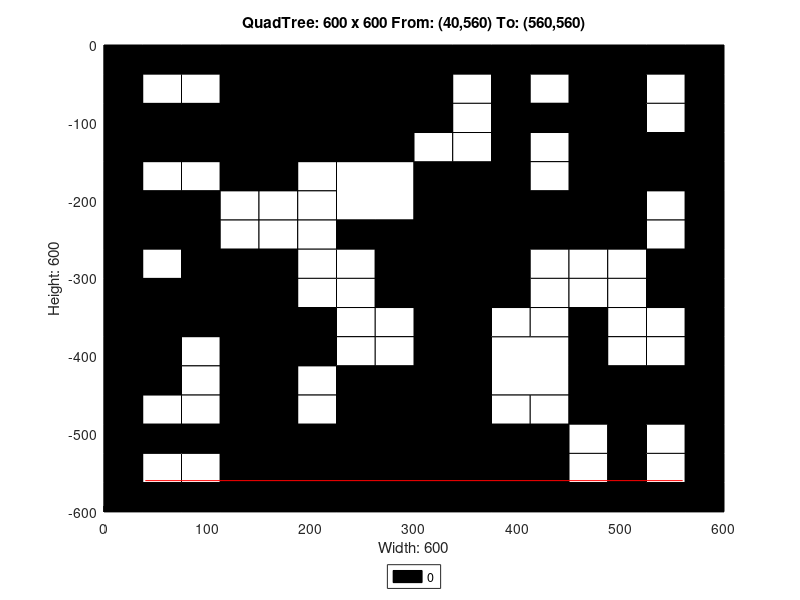

This figure's MATLAB source:
axis([0 600 -600 0]);
title('QuadTree: 600 x 600 From: (40,560) To: (560,560)');
xlabel('Width: 600');
ylabel('Height: 600');
rectangle('Position',[150 -150 150 150], 'FaceColor',[0 0 0]);
rectangle('Position',[0 -150 75 75], 'FaceColor',[0 0 0]);
rectangle('Position',[75 -150 75 75], 'FaceColor',[0 0 0]);
rectangle('Position',[225 -225 75 75], 'FaceColor',[1 1 1]);
rectangle('Position',[450 -75 75 75], 'FaceColor',[0 0 0]);
rectangle('Position',[450 -150 75 75], 'FaceColor',[0 0 0]);
rectangle('Position',[300 -225 75 75], 'FaceColor',[0 0 0]);
rectangle('Position',[300 -300 75 75], 'FaceColor',[0 0 0]);
rectangle('Position',[450 -225 75 75], 'FaceColor',[0 0 0]);
rectangle('Position',[0 -375 75 75], 'FaceColor',[0 0 0]);
rectangle('Position',[75 -375 75 75], 'FaceColor',[0 0 0]);
rectangle('Position',[0 -450 75 75], 'FaceColor',[0 0 0]);
rectangle('Position',[225 -525 75 75], 'FaceColor',[0 0 0]);
rectangle('Position',[150 -600 75 75], 'FaceColor',[0 0 0]);
rectangle('Position',[225 -600 75 75], 'FaceColor',[0 0 0]);
rectangle('Position',[300 -375 75 75], 'FaceColor',[0 0 0]);
rectangle('Position',[300 -450 75 75], 'FaceColor',[0 0 0]);
rectangle('Position',[375 -450 75 75], 'FaceColor',[1 1 1]);
rectangle('Position',[300 -525 75 75], 'FaceColor',[0 0 0]);
rectangle('Position',[300 -600 75 75], 'FaceColor',[0 0 0]);
rectangle('Position',[375 -600 75 75], 'FaceColor',[0 0 0]);
rectangle('Position',[0 -37.5 37.5 37.5], 'FaceColor',[0 0 0]);
rectangle('Position',[37.5 -37.5 37.5 37.5], 'FaceColor',[0 0 0]);
rectangle('Position',[0 -75 37.5 37.5], 'FaceColor',[0 0 0]);
rectangle('Position',[37.5 -75 37.5 37.5], 'FaceColor',[1 1 1]);
rectangle('Position',[75 -37.5 37.5 37.5], 'FaceColor',[0 0 0]);
rectangle('Position',[112.5 -37.5 37.5 37.5], 'FaceColor',[0 0 0]);
rectangle('Position',[75 -75 37.5 37.5], 'FaceColor',[1 1 1]);
rectangle('Position',[112.5 -75 37.5 37.5], 'FaceColor',[0 0 0]);
rectangle('Position',[0 -187.5 37.5 37.5], 'FaceColor',[0 0 0]);
rectangle('Position',[37.5 -187.5 37.5 37.5], 'FaceColor',[1 1 1]);
rectangle('Position',[0 -225 37.5 37.5], 'FaceColor',[0 0 0]);
rectangle('Position',[37.5 -225 37.5 37.5], 'FaceColor',[0 0 0]);
rectangle('Position',[75 -187.5 37.5 37.5], 'FaceColor',[1 1 1]);
rectangle('Position',[112.5 -187.5 37.5 37.5], 'FaceColor',[0 0 0]);
rectangle('Position',[75 -225 37.5 37.5], 'FaceColor',[0 0 0]);
rectangle('Position',[112.5 -225 37.5 37.5], 'FaceColor',[1 1 1]);
rectangle('Position',[0 -262.5 37.5 37.5], 'FaceColor',[0 0 0]);
rectangle('Position',[37.5 -262.5 37.5 37.5], 'FaceColor',[0 0 0]);
rectangle('Position',[0 -300 37.5 37.5], 'FaceColor',[0 0 0]);
rectangle('Position',[37.5 -300 37.5 37.5], 'FaceColor',[1 1 1]);
rectangle('Position',[75 -262.5 37.5 37.5], 'FaceColor',[0 0 0]);
rectangle('Position',[112.5 -262.5 37.5 37.5], 'FaceColor',[1 1 1]);
rectangle('Position',[75 -300 37.5 37.5], 'FaceColor',[0 0 0]);
rectangle('Position',[112.5 -300 37.5 37.5], 'FaceColor',[0 0 0]);
rectangle('Position',[150 -187.5 37.5 37.5], 'FaceColor',[0 0 0]);
rectangle('Position',[187.5 -187.5 37.5 37.5], 'FaceColor',[1 1 1]);
rectangle('Position',[150 -225 37.5 37.5], 'FaceColor',[1 1 1]);
rectangle('Position',[187.5 -225 37.5 37.5], 'FaceColor',[1 1 1]);
rectangle('Position',[150 -262.5 37.5 37.5], 'FaceColor',[1 1 1]);
rectangle('Position',[187.5 -262.5 37.5 37.5], 'FaceColor',[1 1 1]);
rectangle('Position',[150 -300 37.5 37.5], 'FaceColor',[0 0 0]);
rectangle('Position',[187.5 -300 37.5 37.5], 'FaceColor',[1 1 1]);
rectangle('Position',[225 -262.5 37.5 37.5], 'FaceColor',[0 0 0]);
rectangle('Position',[262.5 -262.5 37.5 37.5], 'FaceColor',[0 0 0]);
rectangle('Position',[225 -300 37.5 37.5], 'FaceColor',[1 1 1]);
rectangle('Position',[262.5 -300 37.5 37.5], 'FaceColor',[0 0 0]);
rectangle('Position',[300 -37.5 37.5 37.5], 'FaceColor',[0 0 0]);
rectangle('Position',[337.5 -37.5 37.5 37.5], 'FaceColor',[0 0 0]);
rectangle('Position',[300 -75 37.5 37.5], 'FaceColor',[0 0 0]);
rectangle('Position',[337.5 -75 37.5 37.5], 'FaceColor',[1 1 1]);
rectangle('Position',[375 -37.5 37.5 37.5], 'FaceColor',[0 0 0]);
rectangle('Position',[412.5 -37.5 37.5 37.5], 'FaceColor',[0 0 0]);
rectangle('Position',[375 -75 37.5 37.5], 'FaceColor',[0 0 0]);
rectangle('Position',[412.5 -75 37.5 37.5], 'FaceColor',[1 1 1]);
rectangle('Position',[300 -112.5 37.5 37.5], 'FaceColor',[0 0 0]);
rectangle('Position',[337.5 -112.5 37.5 37.5], 'FaceColor',[1 1 1]);
rectangle('Position',[300 -150 37.5 37.5], 'FaceColor',[1 1 1]);
rectangle('Position',[337.5 -150 37.5 37.5], 'FaceColor',[1 1 1]);
rectangle('Position',[375 -112.5 37.5 37.5], 'FaceColor',[0 0 0]);
rectangle('Position',[412.5 -112.5 37.5 37.5], 'FaceColor',[0 0 0]);
rectangle('Position',[375 -150 37.5 37.5], 'FaceColor',[0 0 0]);
rectangle('Position',[412.5 -150 37.5 37.5], 'FaceColor',[1 1 1]);
rectangle('Position',[525 -37.5 37.5 37.5], 'FaceColor',[0 0 0]);
rectangle('Position',[562.5 -37.5 37.5 37.5], 'FaceColor',[0 0 0]);
rectangle('Position',[525 -75 37.5 37.5], 'FaceColor',[1 1 1]);
rectangle('Position',[562.5 -75 37.5 37.5], 'FaceColor',[0 0 0]);
rectangle('Position',[525 -112.5 37.5 37.5], 'FaceColor',[1 1 1]);
rectangle('Position',[562.5 -112.5 37.5 37.5], 'FaceColor',[0 0 0]);
rectangle('Position',[525 -150 37.5 37.5], 'FaceColor',[0 0 0]);
rectangle('Position',[562.5 -150 37.5 37.5], 'FaceColor',[0 0 0]);
rectangle('Position',[375 -187.5 37.5 37.5], 'FaceColor',[0 0 0]);
rectangle('Position',[412.5 -187.5 37.5 37.5], 'FaceColor',[1 1 1]);
rectangle('Position',[375 -225 37.5 37.5], 'FaceColor',[0 0 0]);
rectangle('Position',[412.5 -225 37.5 37.5], 'FaceColor',[0 0 0]);
rectangle('Position',[375 -262.5 37.5 37.5], 'FaceColor',[0 0 0]);
rectangle('Position',[412.5 -262.5 37.5 37.5], 'FaceColor',[0 0 0]);
rectangle('Position',[375 -300 37.5 37.5], 'FaceColor',[0 0 0]);
rectangle('Position',[412.5 -300 37.5 37.5], 'FaceColor',[1 1 1]);
rectangle('Position',[525 -187.5 37.5 37.5], 'FaceColor',[0 0 0]);
rectangle('Position',[562.5 -187.5 37.5 37.5], 'FaceColor',[0 0 0]);
rectangle('Position',[525 -225 37.5 37.5], 'FaceColor',[1 1 1]);
rectangle('Position',[562.5 -225 37.5 37.5], 'FaceColor',[0 0 0]);
rectangle('Position',[450 -262.5 37.5 37.5], 'FaceColor',[0 0 0]);
rectangle('Position',[487.5 -262.5 37.5 37.5], 'FaceColor',[0 0 0]);
rectangle('Position',[450 -300 37.5 37.5], 'FaceColor',[1 1 1]);
rectangle('Position',[487.5 -300 37.5 37.5], 'FaceColor',[1 1 1]);
rectangle('Position',[525 -262.5 37.5 37.5], 'FaceColor',[1 1 1]);
rectangle('Position',[562.5 -262.5 37.5 37.5], 'FaceColor',[0 0 0]);
rectangle('Position',[525 -300 37.5 37.5], 'FaceColor',[0 0 0]);
rectangle('Position',[562.5 -300 37.5 37.5], 'FaceColor',[0 0 0]);
rectangle('Position',[75 -412.5 37.5 37.5], 'FaceColor',[1 1 1]);
rectangle('Position',[112.5 -412.5 37.5 37.5], 'FaceColor',[0 0 0]);
rectangle('Position',[75 -450 37.5 37.5], 'FaceColor',[1 1 1]);
rectangle('Position',[112.5 -450 37.5 37.5], 'FaceColor',[0 0 0]);
rectangle('Position',[150 -337.5 37.5 37.5], 'FaceColor',[0 0 0]);
rectangle('Position',[187.5 -337.5 37.5 37.5], 'FaceColor',[1 1 1]);
rectangle('Position',[150 -375 37.5 37.5], 'FaceColor',[0 0 0]);
rectangle('Position',[187.5 -375 37.5 37.5], 'FaceColor',[0 0 0]);
rectangle('Position',[225 -337.5 37.5 37.5], 'FaceColor',[1 1 1]);
rectangle('Position',[262.5 -337.5 37.5 37.5], 'FaceColor',[0 0 0]);
rectangle('Position',[225 -375 37.5 37.5], 'FaceColor',[1 1 1]);
rectangle('Position',[262.5 -375 37.5 37.5], 'FaceColor',[1 1 1]);
rectangle('Position',[150 -412.5 37.5 37.5], 'FaceColor',[0 0 0]);
rectangle('Position',[187.5 -412.5 37.5 37.5], 'FaceColor',[0 0 0]);
rectangle('Position',[150 -450 37.5 37.5], 'FaceColor',[0 0 0]);
rectangle('Position',[187.5 -450 37.5 37.5], 'FaceColor',[1 1 1]);
rectangle('Position',[225 -412.5 37.5 37.5], 'FaceColor',[1 1 1]);
rectangle('Position',[262.5 -412.5 37.5 37.5], 'FaceColor',[1 1 1]);
rectangle('Position',[225 -450 37.5 37.5], 'FaceColor',[0 0 0]);
rectangle('Position',[262.5 -450 37.5 37.5], 'FaceColor',[0 0 0]);
rectangle('Position',[0 -487.5 37.5 37.5], 'FaceColor',[0 0 0]);
rectangle('Position',[37.5 -487.5 37.5 37.5], 'FaceColor',[1 1 1]);
rectangle('Position',[0 -525 37.5 37.5], 'FaceColor',[0 0 0]);
rectangle('Position',[37.5 -525 37.5 37.5], 'FaceColor',[0 0 0]);
rectangle('Position',[75 -487.5 37.5 37.5], 'FaceColor',[1 1 1]);
rectangle('Position',[112.5 -487.5 37.5 37.5], 'FaceColor',[0 0 0]);
rectangle('Position',[75 -525 37.5 37.5], 'FaceColor',[0 0 0]);
rectangle('Position',[112.5 -525 37.5 37.5], 'FaceColor',[0 0 0]);
rectangle('Position',[0 -562.5 37.5 37.5], 'FaceColor',[0 0 0]);
rectangle('Position',[37.5 -562.5 37.5 37.5], 'FaceColor',[1 1 1]);
rectangle('Position',[0 -600 37.5 37.5], 'FaceColor',[0 0 0]);
rectangle('Position',[37.5 -600 37.5 37.5], 'FaceColor',[0 0 0]);
rectangle('Position',[75 -562.5 37.5 37.5], 'FaceColor',[1 1 1]);
rectangle('Position',[112.5 -562.5 37.5 37.5], 'FaceColor',[0 0 0]);
rectangle('Position',[75 -600 37.5 37.5], 'FaceColor',[0 0 0]);
rectangle('Position',[112.5 -600 37.5 37.5], 'FaceColor',[0 0 0]);
rectangle('Position',[150 -487.5 37.5 37.5], 'FaceColor',[0 0 0]);
rectangle('Position',[187.5 -487.5 37.5 37.5], 'FaceColor',[1 1 1]);
rectangle('Position',[150 -525 37.5 37.5], 'FaceColor',[0 0 0]);
rectangle('Position',[187.5 -525 37.5 37.5], 'FaceColor',[0 0 0]);
rectangle('Position',[375 -337.5 37.5 37.5], 'FaceColor',[0 0 0]);
rectangle('Position',[412.5 -337.5 37.5 37.5], 'FaceColor',[1 1 1]);
rectangle('Position',[375 -375 37.5 37.5], 'FaceColor',[1 1 1]);
rectangle('Position',[412.5 -375 37.5 37.5], 'FaceColor',[1 1 1]);
rectangle('Position',[450 -337.5 37.5 37.5], 'FaceColor',[1 1 1]);
rectangle('Position',[487.5 -337.5 37.5 37.5], 'FaceColor',[1 1 1]);
rectangle('Position',[450 -375 37.5 37.5], 'FaceColor',[0 0 0]);
rectangle('Position',[487.5 -375 37.5 37.5], 'FaceColor',[1 1 1]);
rectangle('Position',[525 -337.5 37.5 37.5], 'FaceColor',[0 0 0]);
rectangle('Position',[562.5 -337.5 37.5 37.5], 'FaceColor',[0 0 0]);
rectangle('Position',[525 -375 37.5 37.5], 'FaceColor',[1 1 1]);
rectangle('Position',[562.5 -375 37.5 37.5], 'FaceColor',[0 0 0]);
rectangle('Position',[450 -412.5 37.5 37.5], 'FaceColor',[0 0 0]);
rectangle('Position',[487.5 -412.5 37.5 37.5], 'FaceColor',[1 1 1]);
rectangle('Position',[450 -450 37.5 37.5], 'FaceColor',[0 0 0]);
rectangle('Position',[487.5 -450 37.5 37.5], 'FaceColor',[0 0 0]);
rectangle('Position',[525 -412.5 37.5 37.5], 'FaceColor',[1 1 1]);
rectangle('Position',[562.5 -412.5 37.5 37.5], 'FaceColor',[0 0 0]);
rectangle('Position',[525 -450 37.5 37.5], 'FaceColor',[0 0 0]);
rectangle('Position',[562.5 -450 37.5 37.5], 'FaceColor',[0 0 0]);
rectangle('Position',[375 -487.5 37.5 37.5], 'FaceColor',[1 1 1]);
rectangle('Position',[412.5 -487.5 37.5 37.5], 'FaceColor',[1 1 1]);
rectangle('Position',[375 -525 37.5 37.5], 'FaceColor',[0 0 0]);
rectangle('Position',[412.5 -525 37.5 37.5], 'FaceColor',[0 0 0]);
rectangle('Position',[450 -487.5 37.5 37.5], 'FaceColor',[0 0 0]);
rectangle('Position',[487.5 -487.5 37.5 37.5], 'FaceColor',[0 0 0]);
rectangle('Position',[450 -525 37.5 37.5], 'FaceColor',[1 1 1]);
rectangle('Position',[487.5 -525 37.5 37.5], 'FaceColor',[0 0 0]);
rectangle('Position',[525 -487.5 37.5 37.5], 'FaceColor',[0 0 0]);
rectangle('Position',[562.5 -487.5 37.5 37.5], 'FaceColor',[0 0 0]);
rectangle('Position',[525 -525 37.5 37.5], 'FaceColor',[1 1 1]);
rectangle('Position',[562.5 -525 37.5 37.5], 'FaceColor',[0 0 0]);
rectangle('Position',[450 -562.5 37.5 37.5], 'FaceColor',[1 1 1]);
rectangle('Position',[487.5 -562.5 37.5 37.5], 'FaceColor',[0 0 0]);
rectangle('Position',[450 -600 37.5 37.5], 'FaceColor',[0 0 0]);
rectangle('Position',[487.5 -600 37.5 37.5], 'FaceColor',[0 0 0]);
rectangle('Position',[525 -562.5 37.5 37.5], 'FaceColor',[1 1 1]);
rectangle('Position',[562.5 -562.5 37.5 37.5], 'FaceColor',[0 0 0]);
rectangle('Position',[525 -600 37.5 37.5], 'FaceColor',[0 0 0]);
rectangle('Position',[562.5 -600 37.5 37.5], 'FaceColor',[0 0 0]);
X=[560,40];
Y=[-560,-560];
hold on;
plot(X,Y,'r');
legend('0','Location','southoutside');
